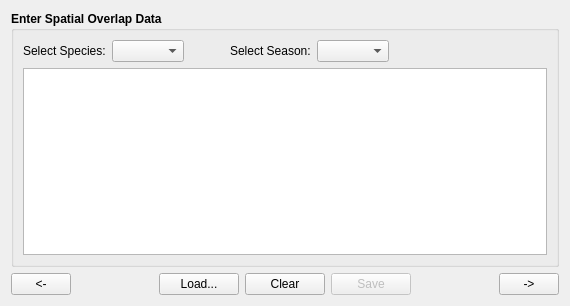
<?xml version="1.0" encoding="UTF-8"?>
<ui version="4.0">
 <class>MSVPA_Tab6</class>
 <widget class="QWidget" name="MSVPA_Tab6">
  <property name="geometry">
   <rect>
    <x>0</x>
    <y>0</y>
    <width>570</width>
    <height>306</height>
   </rect>
  </property>
  <property name="windowTitle">
   <string>Form</string>
  </property>
  <layout class="QVBoxLayout" name="verticalLayout">
   <item>
    <widget class="QGroupBox" name="MSVPA_Tab6_SpatialOverlapGB">
     <property name="font">
      <font>
       <weight>75</weight>
       <bold>true</bold>
      </font>
     </property>
     <property name="toolTip">
      <string>Spatial Overlap is the measure of a species co-existing with another species in the same geographical area.</string>
     </property>
     <property name="statusTip">
      <string>Spatial Overlap is the measure of a species co-existing with another species in the same geographical area.</string>
     </property>
     <property name="title">
      <string>Enter Spatial Overlap Data</string>
     </property>
     <layout class="QVBoxLayout" name="verticalLayout_48">
      <item>
       <layout class="QHBoxLayout" name="horizontalLayout_33">
        <item>
         <widget class="QLabel" name="label_13">
          <property name="font">
           <font>
            <weight>50</weight>
            <bold>false</bold>
           </font>
          </property>
          <property name="text">
           <string>Select Species:</string>
          </property>
         </widget>
        </item>
        <item>
         <widget class="QComboBox" name="MSVPA_Tab6_SpeciesCMB">
          <property name="font">
           <font>
            <weight>50</weight>
            <bold>false</bold>
           </font>
          </property>
         </widget>
        </item>
        <item>
         <spacer name="horizontalSpacer_67">
          <property name="orientation">
           <enum>Qt::Horizontal</enum>
          </property>
          <property name="sizeType">
           <enum>QSizePolicy::Fixed</enum>
          </property>
          <property name="sizeHint" stdset="0">
           <size>
            <width>40</width>
            <height>20</height>
           </size>
          </property>
         </spacer>
        </item>
        <item>
         <widget class="QLabel" name="label_23">
          <property name="font">
           <font>
            <weight>50</weight>
            <bold>false</bold>
           </font>
          </property>
          <property name="text">
           <string>Select Season:</string>
          </property>
         </widget>
        </item>
        <item>
         <widget class="QComboBox" name="MSVPA_Tab6_SeasonCMB">
          <property name="font">
           <font>
            <weight>50</weight>
            <bold>false</bold>
           </font>
          </property>
         </widget>
        </item>
        <item>
         <spacer name="horizontalSpacer_27">
          <property name="orientation">
           <enum>Qt::Horizontal</enum>
          </property>
          <property name="sizeHint" stdset="0">
           <size>
            <width>40</width>
            <height>20</height>
           </size>
          </property>
         </spacer>
        </item>
       </layout>
      </item>
      <item>
       <widget class="QTableView" name="MSVPA_Tab6_SpOverlapTV">
        <property name="font">
         <font>
          <weight>50</weight>
          <bold>false</bold>
         </font>
        </property>
       </widget>
      </item>
     </layout>
    </widget>
   </item>
   <item>
    <layout class="QHBoxLayout" name="horizontalLayout_34">
     <item>
      <widget class="QPushButton" name="MSVPA_Tab6_PrevPB">
       <property name="sizePolicy">
        <sizepolicy hsizetype="Fixed" vsizetype="Fixed">
         <horstretch>0</horstretch>
         <verstretch>0</verstretch>
        </sizepolicy>
       </property>
       <property name="minimumSize">
        <size>
         <width>60</width>
         <height>0</height>
        </size>
       </property>
       <property name="maximumSize">
        <size>
         <width>60</width>
         <height>16777215</height>
        </size>
       </property>
       <property name="toolTip">
        <string>Go to previous tab page</string>
       </property>
       <property name="statusTip">
        <string>Go to previous tab page</string>
       </property>
       <property name="text">
        <string>&lt;-</string>
       </property>
      </widget>
     </item>
     <item>
      <spacer name="horizontalSpacer_30">
       <property name="orientation">
        <enum>Qt::Horizontal</enum>
       </property>
       <property name="sizeHint" stdset="0">
        <size>
         <width>40</width>
         <height>20</height>
        </size>
       </property>
      </spacer>
     </item>
     <item>
      <widget class="QPushButton" name="MSVPA_Tab6_LoadPB">
       <property name="toolTip">
        <string>Load from CSV file</string>
       </property>
       <property name="statusTip">
        <string>Load from CSV file</string>
       </property>
       <property name="text">
        <string>Load...</string>
       </property>
      </widget>
     </item>
     <item>
      <widget class="QPushButton" name="MSVPA_Tab6_ClearPB">
       <property name="toolTip">
        <string>Clear MSVPASpaceO CSV file and database table</string>
       </property>
       <property name="statusTip">
        <string>Clear MSVPASpaceO CSV file and database table</string>
       </property>
       <property name="whatsThis">
        <string>&lt;html&gt;&lt;head/&gt;&lt;body&gt;&lt;p align=&quot;center&quot;&gt;&lt;span style=&quot; font-weight:600;&quot;&gt;Clear&lt;/span&gt;&lt;/p&gt;&lt;p&gt;Sometimes it may be necessary to clear out the MSVPASpaceO CSV file and the database table, re-load the data, and then re-save the data. This might be necessary if the user adds or deletes Prey after the MSVPASpaceO table has already been created.&lt;br/&gt;&lt;/p&gt;&lt;/body&gt;&lt;/html&gt;</string>
       </property>
       <property name="text">
        <string>Clear</string>
       </property>
      </widget>
     </item>
     <item>
      <widget class="QPushButton" name="MSVPA_Tab6_SavePB">
       <property name="enabled">
        <bool>false</bool>
       </property>
       <property name="toolTip">
        <string>Save above data to CSV file and database</string>
       </property>
       <property name="statusTip">
        <string>Save above data to CSV file and database</string>
       </property>
       <property name="text">
        <string>Save</string>
       </property>
      </widget>
     </item>
     <item>
      <spacer name="verticalSpacer_21">
       <property name="orientation">
        <enum>Qt::Horizontal</enum>
       </property>
       <property name="sizeType">
        <enum>QSizePolicy::Expanding</enum>
       </property>
       <property name="sizeHint" stdset="0">
        <size>
         <width>48</width>
         <height>20</height>
        </size>
       </property>
      </spacer>
     </item>
     <item>
      <widget class="QPushButton" name="MSVPA_Tab6_NextPB">
       <property name="sizePolicy">
        <sizepolicy hsizetype="Fixed" vsizetype="Fixed">
         <horstretch>0</horstretch>
         <verstretch>0</verstretch>
        </sizepolicy>
       </property>
       <property name="minimumSize">
        <size>
         <width>60</width>
         <height>0</height>
        </size>
       </property>
       <property name="maximumSize">
        <size>
         <width>60</width>
         <height>16777215</height>
        </size>
       </property>
       <property name="toolTip">
        <string>Go to next tab page</string>
       </property>
       <property name="statusTip">
        <string>Go to next tab page</string>
       </property>
       <property name="text">
        <string>-&gt;</string>
       </property>
      </widget>
     </item>
    </layout>
   </item>
  </layout>
 </widget>
 <resources/>
 <connections/>
</ui>
